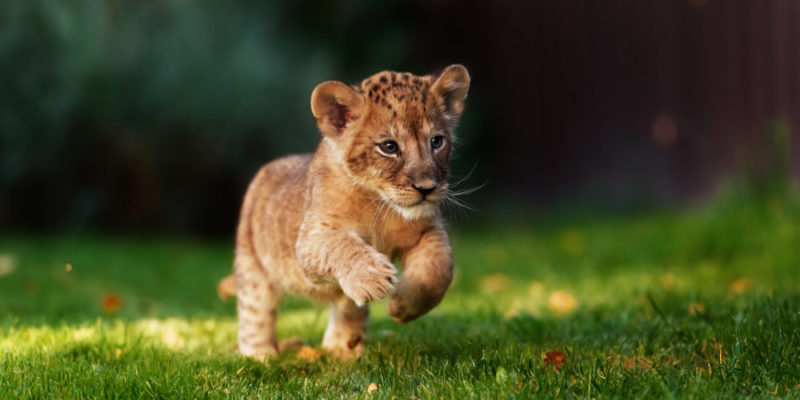
#> input picture imagenes/leon.jpeg, 800 x 400 px
$ jupyter execute Problema1.ipynb
#> lines starting #> are read from the running program, lines starting #| are printed output that depends on the picture
[cell 1]
import cv2
import matplotlib.pyplot as plt
import numpy as np

[cell 2]
def leerImagen(ruta):
#> called with ruta = './imagenes/leon.jpeg'
    imagen = cv2.imread(ruta)
#> imagen is the input picture: shape (400, 800, 3); mean B, G, R 36.1, 73.1, 69.1

    return cv2.cvtColor(imagen, cv2.COLOR_BGR2RGB)

[cell 3]
def escribirImagen(ruta, imagen):
    cv2.imwrite(ruta, imagen)

[cell 4]
def imgCanalesActivos(imagen, color):
#> called with color = 30
    alto = imagen.shape[0]
#> alto = 400
    ancho = imagen.shape[1]
#> ancho = 800

    imgProcesada = np.zeros((alto, ancho, 3))

    for i in range(0, alto):
        for j in range(0, ancho):
            pixel = imagen[i,j]

            azul = pixel[2]
            verde = pixel[1]
            rojo = pixel[0]

            imgProcesada[i,j] = [azul if color == 1 or color == 20 or color == 30 else 0,
                                verde if color == 2 or color == 10 or color == 20 else 0,
                                rojo if color == 3 or color == 10 or color == 30 else 0]
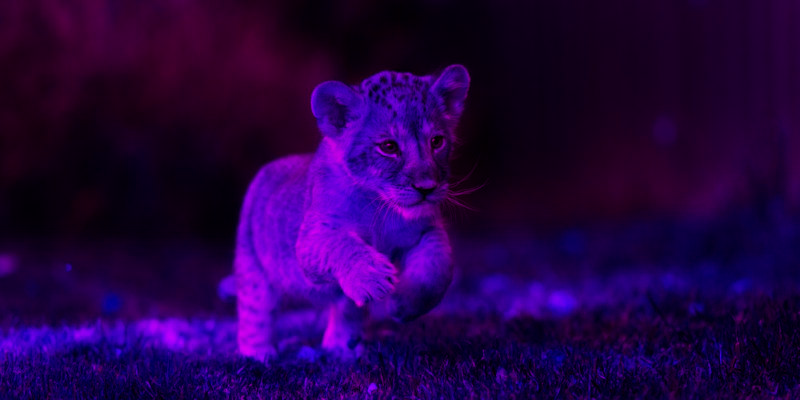
#> imgProcesada: shape (400, 800, 3) float64; mean R, G, B 36.1, 0, 69.1


    return imgProcesada

[cell 5]
img = leerImagen("./imagenes/leon.jpeg")
plt.imshow(img)

[cell 6]
escribirImagen("./imagenes/leon_salida.jpeg", imgCanalesActivos(img, 30))
#> in escribirImagen, `cv2.imwrite(ruta, imagen)`:
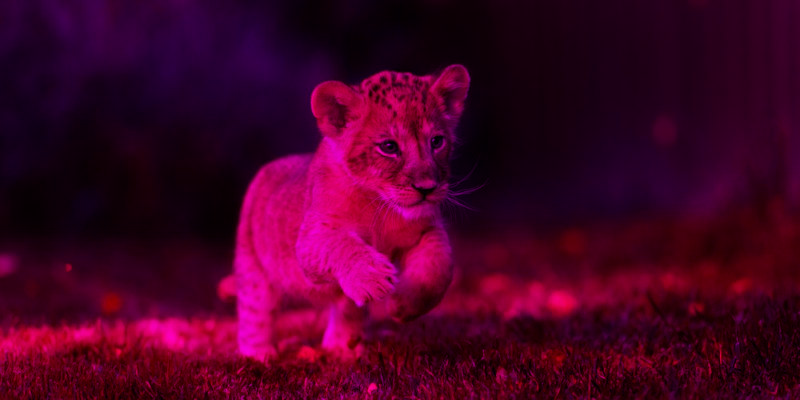
#> saved as leon_salida.jpeg: shape (400, 800, 3); mean B, G, R 36.1, 0, 69.1

[cell 7]
imgProcesada = leerImagen("./imagenes/leon_salida.jpeg")

$ run again, with imagenes/imagen1_salida.jpeg copied over imagenes/leon.jpeg
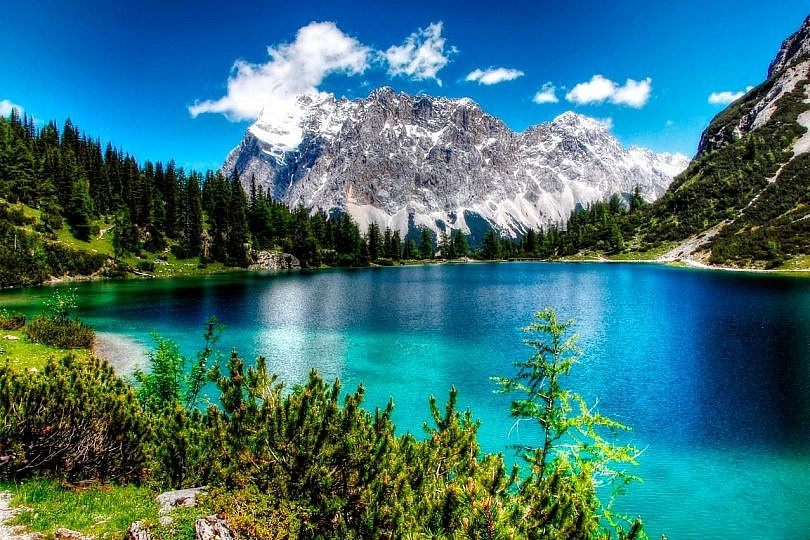
#> input picture imagenes/imagen1_salida.jpeg, 810 x 540 px
#> in leerImagen, imagen is the input picture: shape (540, 810, 3); mean B, G, R 118.8, 113.9, 57.8
#> after the loop in imgCanalesActivos, `for i in range(0, alto):`:
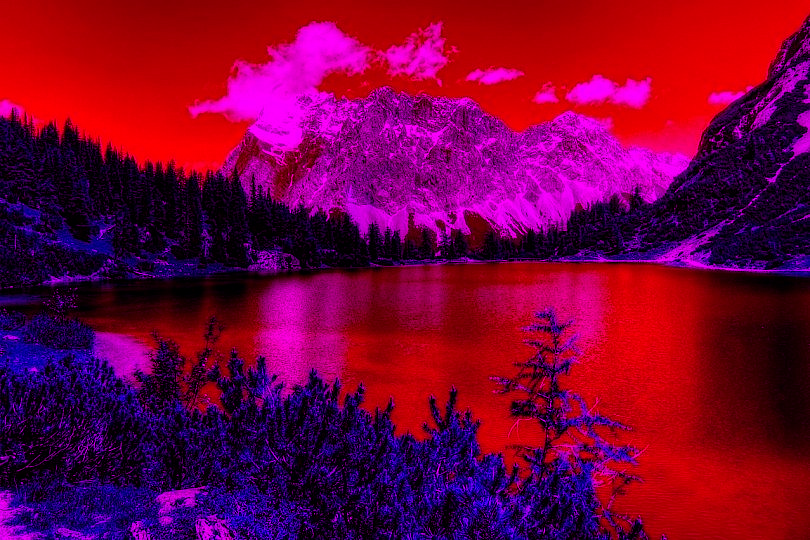
#> imgProcesada: shape (540, 810, 3) float64; mean R, G, B 118.8, 0, 57.8
#> in escribirImagen, `cv2.imwrite(ruta, imagen)`:
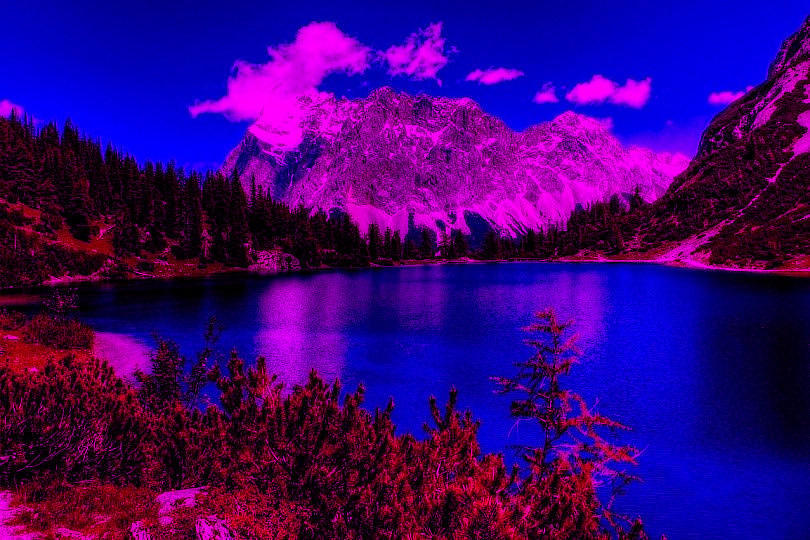
#> saved as leon_salida.jpeg: shape (540, 810, 3); mean B, G, R 118.8, 0, 57.8

$ run again, with imagenes/imagen2_salida.jpeg copied over imagenes/leon.jpeg
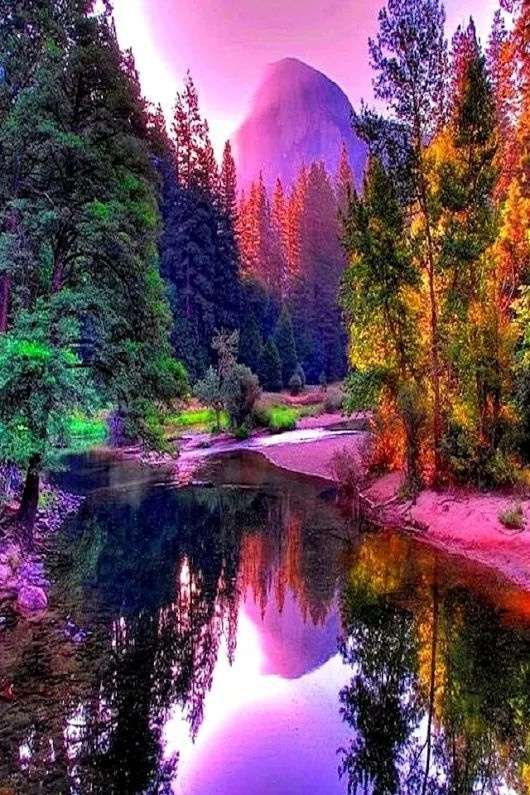
#> input picture imagenes/imagen2_salida.jpeg, 530 x 795 px
#> in leerImagen, imagen is the input picture: shape (795, 530, 3); mean B, G, R 95.1, 75.4, 106.4
#> after the loop in imgCanalesActivos, `for i in range(0, alto):`:
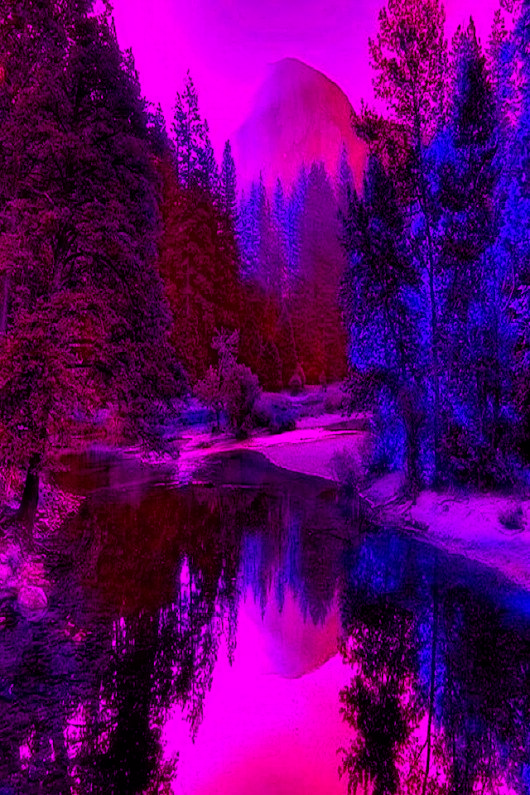
#> imgProcesada: shape (795, 530, 3) float64; mean R, G, B 95.1, 0, 106.4
#> in escribirImagen, `cv2.imwrite(ruta, imagen)`:
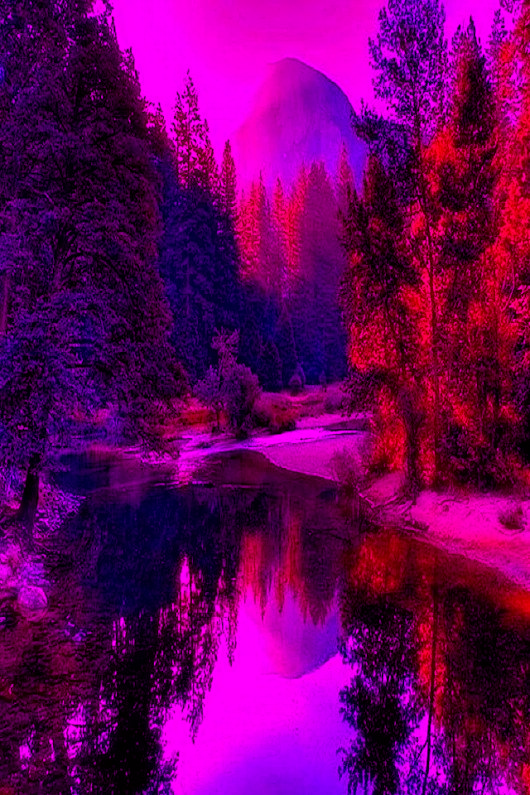
#> saved as leon_salida.jpeg: shape (795, 530, 3); mean B, G, R 95.1, 0, 106.4

$ run again, with imagenes/perro_salida.jpeg copied over imagenes/leon.jpeg
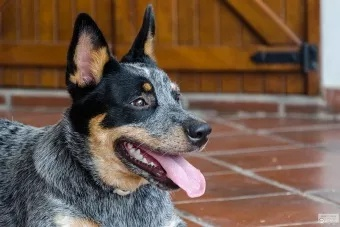
#> input picture imagenes/perro_salida.jpeg, 340 x 227 px
#> in leerImagen, imagen is the input picture: shape (227, 340, 3); mean B, G, R 75.2, 90.2, 112.7
#> after the loop in imgCanalesActivos, `for i in range(0, alto):`:
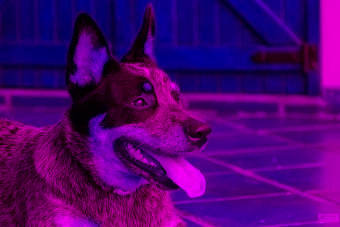
#> imgProcesada: shape (227, 340, 3) float64; mean R, G, B 75.2, 0, 112.7
#> in escribirImagen, `cv2.imwrite(ruta, imagen)`:
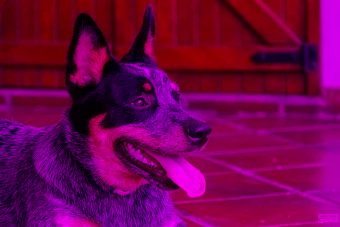
#> saved as leon_salida.jpeg: shape (227, 340, 3); mean B, G, R 75.2, 0, 112.7
